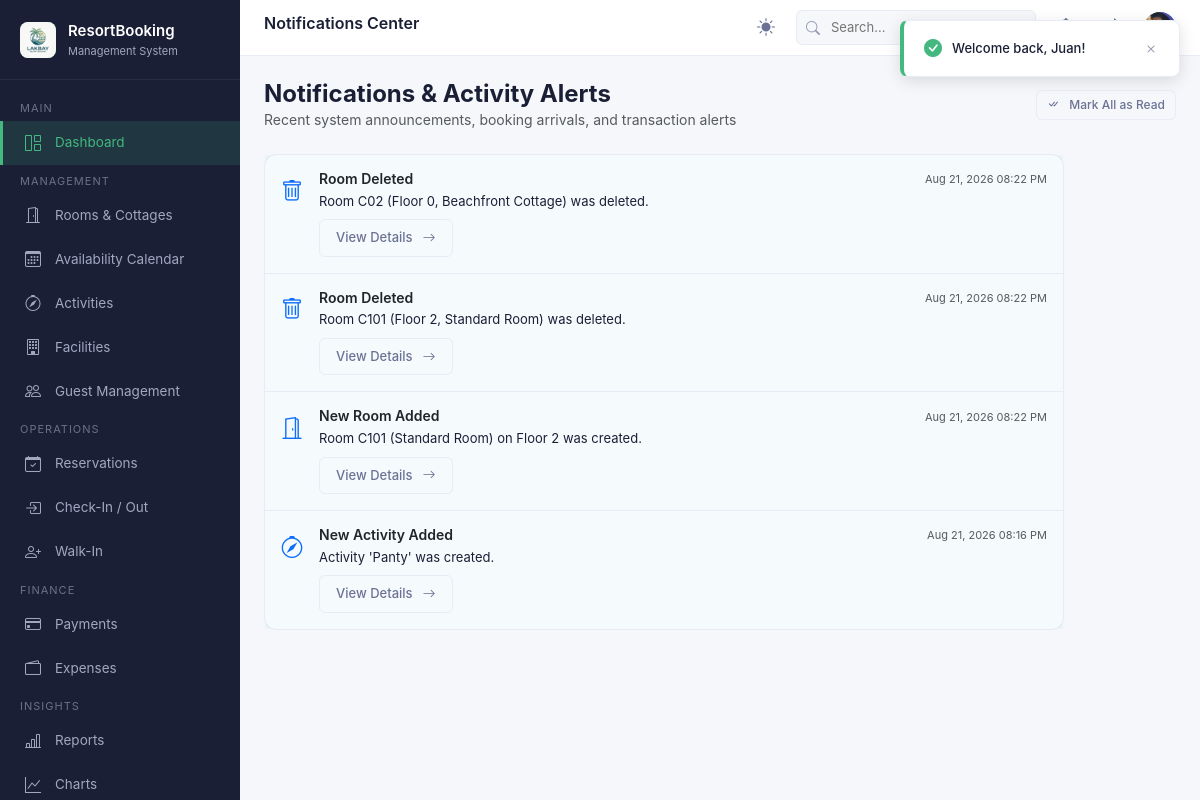
The app's page /notifications/index.php (signed in) with its own data.
### tables this page shows
CREATE TABLE `notifications` (
  `NotificationId` int NOT NULL AUTO_INCREMENT,
  `Title` varchar(100) NOT NULL,
  `Message` longtext NOT NULL,
  `Type` int NOT NULL,
  `Icon` varchar(50) DEFAULT NULL,
  `ActionUrl` varchar(50) DEFAULT NULL,
  `IsRead` tinyint(1) NOT NULL,
  `UserId` int DEFAULT NULL,
  `CreatedAt` datetime(6) NOT NULL,
  PRIMARY KEY (`NotificationId`),
  KEY `IX_Notifications_UserId_IsRead_CreatedAt` (`UserId`,`IsRead`,`CreatedAt`),
  CONSTRAINT `FK_Notifications_Users_UserId` FOREIGN KEY (`UserId`) REFERENCES `users` (`UserId`)
);

### config/database.php (called while the page is built, shortened)
<?php
function url($path = '') {
    $path = '/' . ltrim($path, '/');
    return BASE_URL . $path;
}

### includes/functions.php (called while the page is built, shortened)
<?php
require_once __DIR__ . '/../config/database.php';
function formatDateTime($dateStr, $format = 'M d, Y h:i A') {
    $time = strtotime($dateStr);
    return $time ? date($format, $time) : '-';
}

### notifications/index.php (the view, shortened to what this page needs)
<?php
require_once __DIR__ . '/../config/database.php';
require_once __DIR__ . '/../includes/functions.php';
$user = currentUser();
$userId = $user['id'];
$stmt = $pdo->prepare("SELECT * FROM notifications WHERE UserId = ? OR UserId IS NULL ORDER BY CreatedAt DESC LIMIT 50");
$stmt->execute([$userId]);
$notifications = $stmt->fetchAll();
include __DIR__ . '/../includes/header.php';
?>
<div class="d-flex justify-content-between align-items-center mb-4 flex-wrap gap-2">
    <div>
        <h4 style="margin:0; font-weight:700;">Notifications & Activity Alerts</h4>
        <p class="text-muted" style="margin:0; font-size:14px;">Recent system announcements, booking arrivals, and transaction alerts</p>
    </div>
    <a href="<?= url('/notifications/index.php?mark_all_read=1') ?>" class="btn btn-outline btn-sm">
        <i class="bi bi-check-all me-1"></i> Mark All as Read
    </a>
</div>
<div class="card" style="max-width: 800px;">
    <div class="card-body p-0">
        <?php if (empty($notifications)): ?>
            <div class="text-center py-5 text-muted">
                <i class="bi bi-bell-slash" style="font-size:36px; display:block; margin-bottom:12px;"></i>
                <h5>No notifications</h5>
                <p style="font-size:13px;">You are all caught up with resort updates.</p>
            </div>
        <?php else: ?>
            <div class="list-group list-group-flush">
                <?php foreach ($notifications as $n):
                    $color = $n['Type'] === 'danger' ? 'text-danger' : ($n['Type'] === 'warning' ? 'text-warning' : ($n['Type'] === 'success' ? 'text-success' : 'text-primary'));
                    $icon = $n['Icon'] ?: 'bi-bell';
                ?>
                    <div class="list-group-item p-3 d-flex align-items-start gap-3 <?= $n['IsRead'] ? '' : 'unread' ?>" style="background: <?= $n['IsRead'] ? 'transparent' : 'rgba(2, 132, 199, 0.04)' ?>; border-color:var(--border);">
                        <div style="font-size:22px;" class="<?= $color ?> mt-1">
                            <i class="bi <?= htmlspecialchars($icon) ?>"></i>
                        </div>
                        <div class="flex-grow-1">
                            <div class="d-flex justify-content-between align-items-center">
                                <h6 style="margin:0; font-weight:600; font-size:14px;"><?= htmlspecialchars($n['Title']) ?></h6>
                                <small class="text-muted" style="font-size:11px;"><?= formatDateTime($n['CreatedAt']) ?></small>
                            </div>
                            <p style="margin:4px 0 0; font-size:13px; color:var(--text-primary);"><?= htmlspecialchars($n['Message']) ?></p>
                            <?php if (!empty($n['ActionUrl'])): ?>
                                <a href="<?= htmlspecialchars($n['ActionUrl']) ?>" class="btn btn-xs btn-outline mt-2">
                                    View Details <i class="bi bi-arrow-right ms-1"></i>
                                </a>
                            <?php endif; ?>
                        </div>
                    </div>
                <?php endforeach; ?>
            </div>
        <?php endif; ?>
    </div>
</div>
<?php include __DIR__ . '/../includes/footer.php'; ?>

### assets/css/site.css (style rules this page uses)
:root { --primary: #43b97f; --primary-dark: #36a36e; --primary-light: #e8f8f0; --primary-bg: #f0faf5; --sidebar-bg: #1a1f36; --sidebar-hover: #252b48; --sidebar-active: rgba(67, 185, 127, 0.15); --sidebar-text: #a0a8c0; --sidebar-text-active: #43b97f; --header-bg: #ffffff; --content-bg: #f5f7fa; --card-bg: #ffffff; --text-primary: #1a1f36; --text-secondary: #6b7294; --text-muted: #9198b0; --border: #e8ecf4; --success: #43b97f; --warning: #f5a623; --danger: #e74c3c; --info: #3498db; --shadow-sm: 0 1px 3px rgba(0,0,0,0.06); --shadow-md: 0 2px 8px rgba(0,0,0,0.08); --shadow-lg: 0 4px 16px rgba(0,0,0,0.12); --radius: 8px; --radius-lg: 12px; }
* { box-sizing: border-box; }
html { overflow-x: hidden; scroll-behavior: smooth; }
body { margin: 0; padding: 0; font-family: -apple-system, BlinkMacSystemFont, 'Segoe UI', Roboto, 'Helvetica Neue', Arial, sans-serif; background: var(--content-bg); color: var(--text-primary); font-size: 14px; line-height: 1.5; overflow-x: hidden; width: 100%; max-width: 100vw; }
.card { background: var(--card-bg); border-radius: var(--radius-lg); border: 1px solid var(--border); margin-bottom: 20px; }
.card-body { padding: 20px; }
.btn { display: inline-flex; align-items: center; gap: 6px; padding: 8px 16px; border-radius: 6px; font-size: 13px; font-weight: 500; border: none; cursor: pointer; transition: all 0.2s; text-decoration: none; white-space: nowrap; }
.btn-outline { background: transparent; border: 1px solid var(--border); color: var(--text-secondary); }
.btn-sm { padding: 5px 10px; font-size: 12px; }
* { scrollbar-width: thin; scrollbar-color: var(--border) transparent; }

### css/site.css (style rules this page uses)
:root { --primary: #43b97f; --primary-dark: #36a36e; --primary-light: #e8f8f0; --primary-bg: #f0faf5; --sidebar-bg: #1a1f36; --sidebar-hover: #252b48; --sidebar-active: rgba(67, 185, 127, 0.15); --sidebar-text: #a0a8c0; --sidebar-text-active: #43b97f; --header-bg: #ffffff; --content-bg: #f5f7fa; --card-bg: #ffffff; --text-primary: #1a1f36; --text-secondary: #6b7294; --text-muted: #9198b0; --border: #e8ecf4; --success: #43b97f; --warning: #f5a623; --danger: #e74c3c; --info: #3498db; --shadow-sm: 0 1px 3px rgba(0,0,0,0.06); --shadow-md: 0 2px 8px rgba(0,0,0,0.08); --shadow-lg: 0 4px 16px rgba(0,0,0,0.12); --radius: 8px; --radius-lg: 12px; }
* { box-sizing: border-box; }
html { overflow-x: hidden; scroll-behavior: smooth; }
body { margin: 0; padding: 0; font-family: -apple-system, BlinkMacSystemFont, 'Segoe UI', Roboto, 'Helvetica Neue', Arial, sans-serif; background: var(--content-bg); color: var(--text-primary); font-size: 14px; line-height: 1.5; overflow-x: hidden; width: 100%; max-width: 100vw; }
.card { background: var(--card-bg); border-radius: var(--radius-lg); border: 1px solid var(--border); margin-bottom: 20px; }
.card-body { padding: 20px; }
.btn { display: inline-flex; align-items: center; gap: 6px; padding: 8px 16px; border-radius: 6px; font-size: 13px; font-weight: 500; border: none; cursor: pointer; transition: all 0.2s; text-decoration: none; white-space: nowrap; }
.btn-outline { background: transparent; border: 1px solid var(--border); color: var(--text-secondary); }
.btn-sm { padding: 5px 10px; font-size: 12px; }
* { scrollbar-width: thin; scrollbar-color: var(--border) transparent; }

### records on screen
notifications: Title "Room Deleted", CreatedAt "Aug 21, 2026 08:22 PM", Message "Room C02 (Floor 0, Beachfront Cottage) was deleted."
notifications: Title "Room Deleted", CreatedAt "Aug 21, 2026 08:22 PM", Message "Room C101 (Floor 2, Standard Room) was deleted."
notifications: Title "New Room Added", CreatedAt "Aug 21, 2026 08:22 PM", Message "Room C101 (Standard Room) on Floor 2 was created."
notifications: Title "New Activity Added", CreatedAt "Aug 21, 2026 08:16 PM", Message "Activity 'Panty' was created."

### other values on screen
$resortSettings['ResortName'] "ResortBooking"
$resortSettings['ResortSubtitle'] "Management System"
$pageTitle "Notifications Center"
